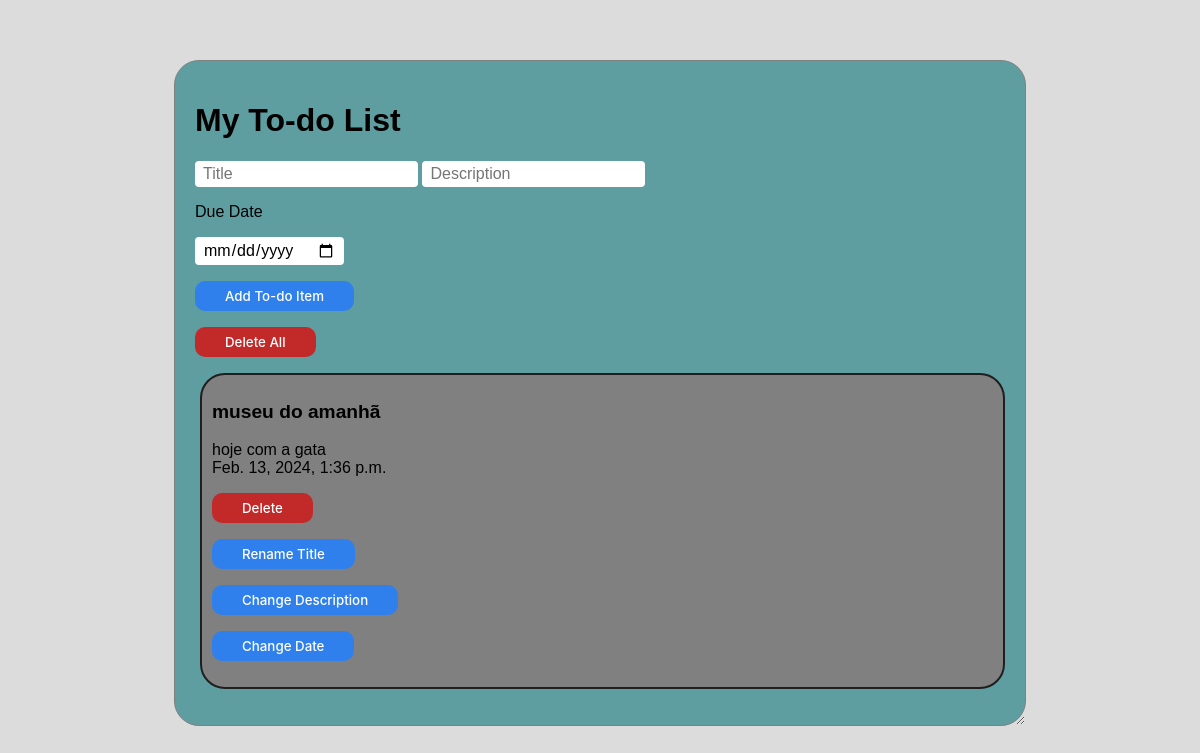
The page /todoapp/ on the database as committed earlier.
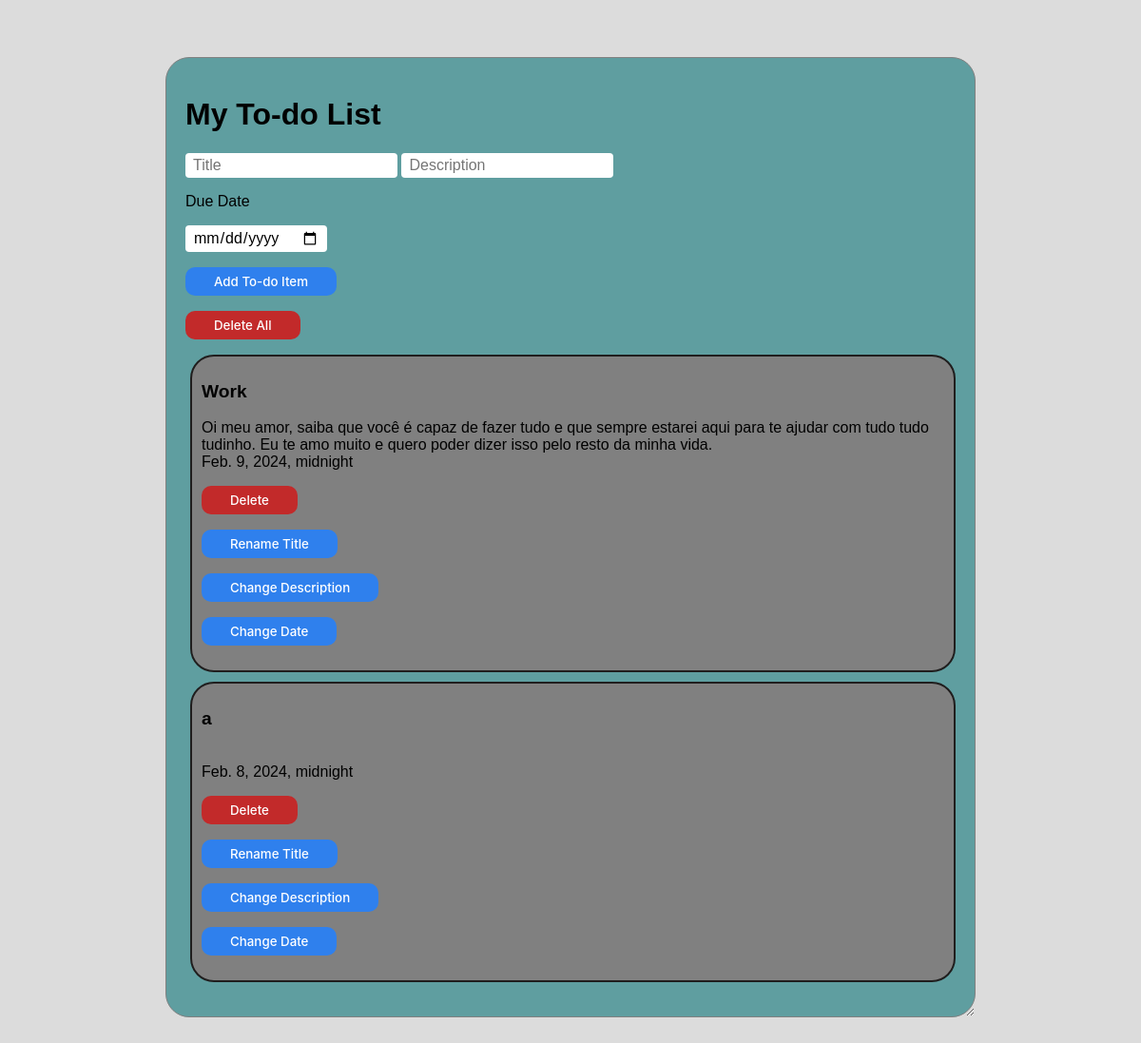
The same page on the database as committed later.
### todoapp/models.py (models this page shows)
class TodoListItem(models.Model):
    title = models.CharField(max_length=100)
    description = models.TextField()
    created_date = models.DateTimeField(auto_now_add=True)
    due_date = models.DateTimeField(default=one_week_hence)

### todoapp/views.py (the view)
# urls.py: path('todoapp/', todoappView),
def todoappView(request):
    all_todo_items = TodoListItem.objects.all()
    return render(request, 'index.html',
    {'all_items':all_todo_items})

### todoapp/templates/index.html (shortened to what this page needs)
{% load static %}
<html>
    <link rel="stylesheet" href="{% static 'todoapp/index.css' %}">
</html>
<body>
    <div class="resizable-content">
        <div id="header">
            <h1>My To-do List </h1>
        </div>
        <div id="forms">
            <form action="/addTodoItem/" method="post">
                <input class="input" type="text" name="title" placeholder="Title" required>
                <input class="input" type="text" name="description" placeholder="Description">
                <p>Due Date</p>
                <input class="input" type="date" name="due_date" required>
                <input class="button" type="submit" value="Add To-do Item">
            </form>
            <form action="/deleteAllTodoItems/" method="post">
                <input class="bad-button" type="submit" value="Delete All">
            </form>
        </div>
        <div>
            <ul>
                {% for i in all_items %}
                <li>
                    <p>
                        <div class="item-title" style="font-family: 'Lucida Sans', 'Lucida Sans Regular', 'Lucida Grande', 'Lucida Sans Unicode', Geneva, Verdana, sans-serif;">{{i.title}}</div>
                        <br>
                        {{i.description}}
                        <br>
                        {{i.due_date}}
                    </p>
                    <form action="/deleteTodoItem/{{i.id}}/" method="post">
                        <input class="bad-button" type="submit" value="Delete">
                    </form>
                    <div>
                        <form action="/renamePage/{{i.id}}" method="get">
                            <input class="button" type="submit" value="Rename Title">
                        </form>
                    </div>
                    <div>
                        <form action="/changeDescriptionPage/{{i.id}}" method="get">
                            <input class="button" type="submit" value="Change Description">
                        </form>
                    </div>
                    <div>
                        <form action="/changeDatePage/{{i.id}}" method="get">
                            <input class="button" type="submit" value="Change Date">
                        </form>
                    </div>
                </li>
                {% endfor %}
            </ul>
        </div>
    </div>
</body>

### todoapp/static/todoapp/index.css (style rules this page uses)
body { margin: 5%; font-family: 'Franklin Gothic Medium', 'Arial Narrow', Arial, sans-serif; background-color:gainsboro; outline: 1px black; display: flex; justify-content: center; }
.resizable-content { border: 1px grey; border-style: solid; background-color: cadetblue; border-radius: 25px; padding: 20px; min-height: 30px; min-width: 30px; resize: both; overflow: auto; max-height: fit-content; width: 75%; }
.item-title { font-size: larger; font-weight: bold; }
li { border: 2px rgb(32, 30, 30); border-style: solid; background-color: rgb(128, 128, 128); border-radius: 25px; padding: 10px; margin-bottom: 10px; }
ul { list-style-type: none; padding: 0px 0px 0px 5px; }
.button { appearance: none; backface-visibility: hidden; background-color: #2f80ed; border-radius: 10px; border-style: none; box-shadow: none; box-sizing: border-box; color: #fff; cursor: pointer; display: inline-block; font-family: Inter,-apple-system,system-ui,"Segoe UI",Helvetica,Arial,sans-serif; font-weight: 500; height: 30px; letter-spacing: normal; line-height:normal; outline: none; overflow: hidden; padding: 4px 30px; position: relative; text-align: center; text-decoration: none; transform: translate3d(0, 0, 0); transition: all .3s; user-select: none; -webkit-user-select: none; touch-action: manipulation; vertical-align: top; white-space: nowrap; }
.bad-button { appearance: none; backface-visibility: hidden; background-color: #c22a2a; border-radius: 10px; border-style: none; box-shadow: none; box-sizing: border-box; color: #fff; cursor: pointer; display: inline-block; font-family: Inter,-apple-system,system-ui,"Segoe UI",Helvetica,Arial,sans-serif; font-weight: 500; height: 30px; letter-spacing: normal; line-height:normal; outline: none; overflow: hidden; padding: 4px 30px; position: relative; text-align: center; text-decoration: none; transform: translate3d(0, 0, 0); transition: all .3s; user-select: none; -webkit-user-select: none; touch-action: manipulation; vertical-align: top; white-space: nowrap; }
.input { font-size: 16px; font-size: max(16px, 1em); font-family: inherit; padding: 0.25em 0.5em; background-color: #fff; border: 2px solid var(--input-border); border-radius: 4px; }

Rows that differ between the two databases and show on the page:
removed TodoListItem: title "museu do amanhã", description "hoje com a gata", due_date "Feb. 13, 2024, 1:36 p.m."
added TodoListItem: title "Work", description "Oi meu amor, saiba que você é capaz de fazer tudo e que sempre estarei aqui para te ajudar com tudo tudo tudinho. Eu te amo muito e quero poder dizer isso pelo resto da minha vida.", due_date "Feb. 9, 2024, midnight"
added TodoListItem: title "a", due_date "Feb. 8, 2024, midnight"
